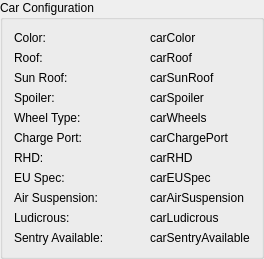
              <widget class="QGroupBox" name="groupBox_6">
               <property name="title">
                <string>Car Configuration</string>
               </property>
               <layout class="QFormLayout" name="formLayout_2">
                <item row="1" column="0">
                 <widget class="QLabel" name="label_5">
                  <property name="minimumSize">
                   <size>
                    <width>130</width>
                    <height>0</height>
                   </size>
                  </property>
                  <property name="text">
                   <string>Color:</string>
                  </property>
                 </widget>
                </item>
                <item row="1" column="1">
                 <widget class="QLabel" name="carColor">
                  <property name="text">
                   <string>carColor</string>
                  </property>
                  <property name="jsonAttribute" stdset="0">
                   <string notr="true">vehicle_config.exterior_color</string>
                  </property>
                  <property name="valueAdapter" stdset="0">
                   <string notr="true">qt_json_attribute</string>
                  </property>
                 </widget>
                </item>
                <item row="5" column="0">
                 <widget class="QLabel" name="label_6">
                  <property name="minimumSize">
                   <size>
                    <width>130</width>
                    <height>0</height>
                   </size>
                  </property>
                  <property name="text">
                   <string>Wheel Type:</string>
                  </property>
                 </widget>
                </item>
                <item row="5" column="1">
                 <widget class="QLabel" name="carWheels">
                  <property name="text">
                   <string>carWheels</string>
                  </property>
                  <property name="jsonAttribute" stdset="0">
                   <string notr="true">vehicle_config.wheel_type</string>
                  </property>
                  <property name="valueAdapter" stdset="0">
                   <string notr="true">qt_json_attribute</string>
                  </property>
                 </widget>
                </item>
                <item row="6" column="0">
                 <widget class="QLabel" name="label_21">
                  <property name="minimumSize">
                   <size>
                    <width>130</width>
                    <height>0</height>
                   </size>
                  </property>
                  <property name="text">
                   <string>Charge Port:</string>
                  </property>
                 </widget>
                </item>
                <item row="6" column="1">
                 <widget class="QLabel" name="carChargePort">
                  <property name="text">
                   <string>carChargePort</string>
                  </property>
                  <property name="jsonAttribute" stdset="0">
                   <string notr="true">vehicle_config.charge_port_type</string>
                  </property>
                  <property name="valueAdapter" stdset="0">
                   <string notr="true">qt_json_attribute</string>
                  </property>
                 </widget>
                </item>
                <item row="7" column="0">
                 <widget class="QLabel" name="label_27">
                  <property name="minimumSize">
                   <size>
                    <width>130</width>
                    <height>0</height>
                   </size>
                  </property>
                  <property name="text">
                   <string>RHD:</string>
                  </property>
                 </widget>
                </item>
                <item row="7" column="1">
                 <widget class="QLabel" name="carRHD">
                  <property name="text">
                   <string>carRHD</string>
                  </property>
                  <property name="jsonAttribute" stdset="0">
                   <string notr="true">vehicle_config.rhd</string>
                  </property>
                  <property name="valueAdapter" stdset="0">
                   <string notr="true">qt_json_attribute</string>
                  </property>
                 </widget>
                </item>
                <item row="8" column="0">
                 <widget class="QLabel" name="label_28">
                  <property name="minimumSize">
                   <size>
                    <width>130</width>
                    <height>0</height>
                   </size>
                  </property>
                  <property name="text">
                   <string>EU Spec:</string>
                  </property>
                 </widget>
                </item>
                <item row="8" column="1">
                 <widget class="QLabel" name="carEUSpec">
                  <property name="text">
                   <string>carEUSpec</string>
                  </property>
                  <property name="jsonAttribute" stdset="0">
                   <string notr="true">vehicle_config.eu_vehicle</string>
                  </property>
                  <property name="valueAdapter" stdset="0">
                   <string notr="true">qt_json_attribute</string>
                  </property>
                 </widget>
                </item>
                <item row="9" column="0">
                 <widget class="QLabel" name="label_29">
                  <property name="minimumSize">
                   <size>
                    <width>130</width>
                    <height>0</height>
                   </size>
                  </property>
                  <property name="text">
                   <string>Air Suspension:</string>
                  </property>
                 </widget>
                </item>
                <item row="9" column="1">
                 <widget class="QLabel" name="carAirSuspension">
                  <property name="text">
                   <string>carAirSuspension</string>
                  </property>
                  <property name="jsonAttribute" stdset="0">
                   <string notr="true">vehicle_config.has_air_suspension</string>
                  </property>
                  <property name="valueAdapter" stdset="0">
                   <string notr="true">qt_json_attribute</string>
                  </property>
                 </widget>
                </item>
                <item row="10" column="0">
                 <widget class="QLabel" name="label_31">
                  <property name="minimumSize">
                   <size>
                    <width>130</width>
                    <height>0</height>
                   </size>
                  </property>
                  <property name="text">
                   <string>Ludicrous:</string>
                  </property>
                 </widget>
                </item>
                <item row="10" column="1">
                 <widget class="QLabel" name="carLudicrous">
                  <property name="text">
                   <string>carLudicrous</string>
                  </property>
                  <property name="jsonAttribute" stdset="0">
                   <string notr="true">vehicle_config.has_ludicrous_mode</string>
                  </property>
                  <property name="valueAdapter" stdset="0">
                   <string notr="true">qt_json_attribute</string>
                  </property>
                 </widget>
                </item>
                <item row="2" column="0">
                 <widget class="QLabel" name="label_30">
                  <property name="minimumSize">
                   <size>
                    <width>130</width>
                    <height>0</height>
                   </size>
                  </property>
                  <property name="text">
                   <string>Roof:</string>
                  </property>
                 </widget>
                </item>
                <item row="2" column="1">
                 <widget class="QLabel" name="carRoof">
                  <property name="text">
                   <string>carRoof</string>
                  </property>
                  <property name="jsonAttribute" stdset="0">
                   <string notr="true">vehicle_config.roof_color</string>
                  </property>
                  <property name="valueAdapter" stdset="0">
                   <string notr="true">qt_json_attribute</string>
                  </property>
                 </widget>
                </item>
                <item row="4" column="0">
                 <widget class="QLabel" name="label_32">
                  <property name="minimumSize">
                   <size>
                    <width>130</width>
                    <height>0</height>
                   </size>
                  </property>
                  <property name="text">
                   <string>Spoiler:</string>
                  </property>
                 </widget>
                </item>
                <item row="4" column="1">
                 <widget class="QLabel" name="carSpoiler">
                  <property name="text">
                   <string>carSpoiler</string>
                  </property>
                  <property name="jsonAttribute" stdset="0">
                   <string notr="true">vehicle_config.spoiler_type</string>
                  </property>
                  <property name="valueAdapter" stdset="0">
                   <string notr="true">qt_json_attribute</string>
                  </property>
                 </widget>
                </item>
                <item row="3" column="0">
                 <widget class="QLabel" name="label_33">
                  <property name="minimumSize">
                   <size>
                    <width>130</width>
                    <height>0</height>
                   </size>
                  </property>
                  <property name="text">
                   <string>Sun Roof:</string>
                  </property>
                 </widget>
                </item>
                <item row="3" column="1">
                 <widget class="QLabel" name="carSunRoof">
                  <property name="text">
                   <string>carSunRoof</string>
                  </property>
                  <property name="jsonAttribute" stdset="0">
                   <string notr="true">vehicle_config.sun_roof_installed</string>
                  </property>
                  <property name="valueAdapter" stdset="0">
                   <string notr="true">qt_json_attribute</string>
                  </property>
                 </widget>
                </item>
                <item row="11" column="0">
                 <widget class="QLabel" name="label_35">
                  <property name="minimumSize">
                   <size>
                    <width>130</width>
                    <height>0</height>
                   </size>
                  </property>
                  <property name="text">
                   <string>Sentry Available:</string>
                  </property>
                 </widget>
                </item>
                <item row="11" column="1">
                 <widget class="QLabel" name="carSentryAvailable">
                  <property name="text">
                   <string>carSentryAvailable</string>
                  </property>
                  <property name="jsonAttribute" stdset="0">
                   <string notr="true">vehicle_state.sentry_mode_available</string>
                  </property>
                  <property name="valueAdapter" stdset="0">
                   <string notr="true">qt_json_attribute</string>
                  </property>
                 </widget>
                </item>
               </layout>
              </widget>
